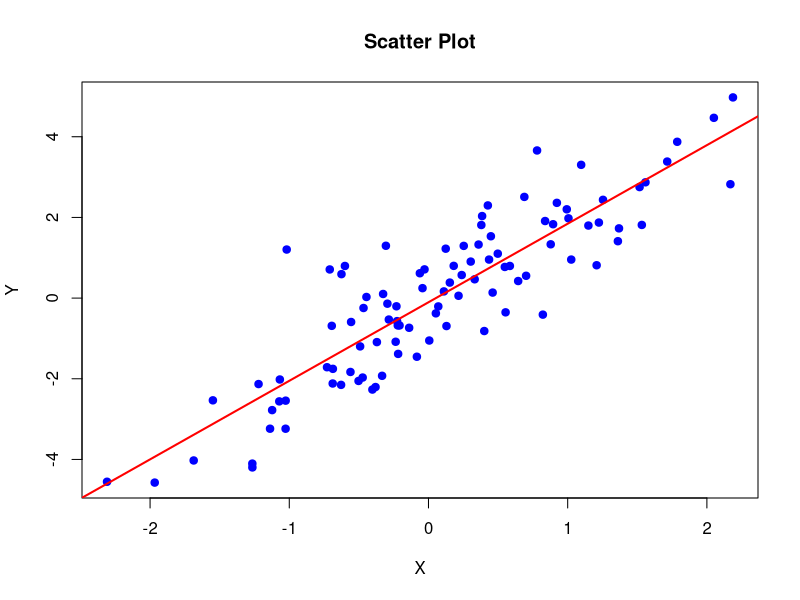

Here is the R script that generated this plot:
# データ生成
set.seed(123)
x <- rnorm(100)
y <- 2 * x + rnorm(100)

# データフレーム作成
data <- data.frame(x, y)

# 散布図
plot(data$x, data$y,
     main = "Scatter Plot",
     xlab = "X",
     ylab = "Y",
     col = "blue",
     pch = 19)

# 回帰直線
model <- lm(y ~ x, data = data)
abline(model, col = "red", lwd = 2)

# モデル結果表示
summary(model)
